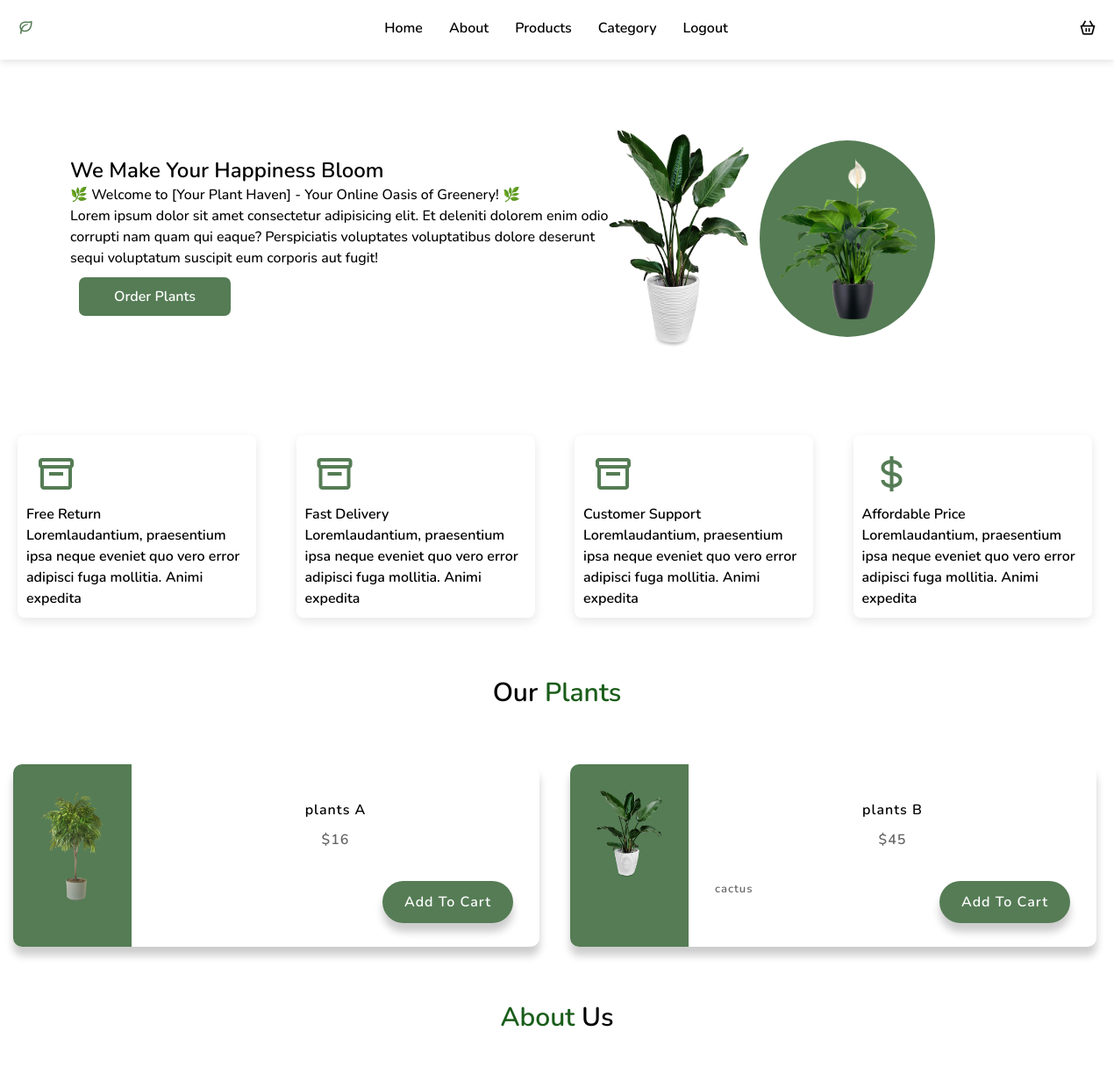
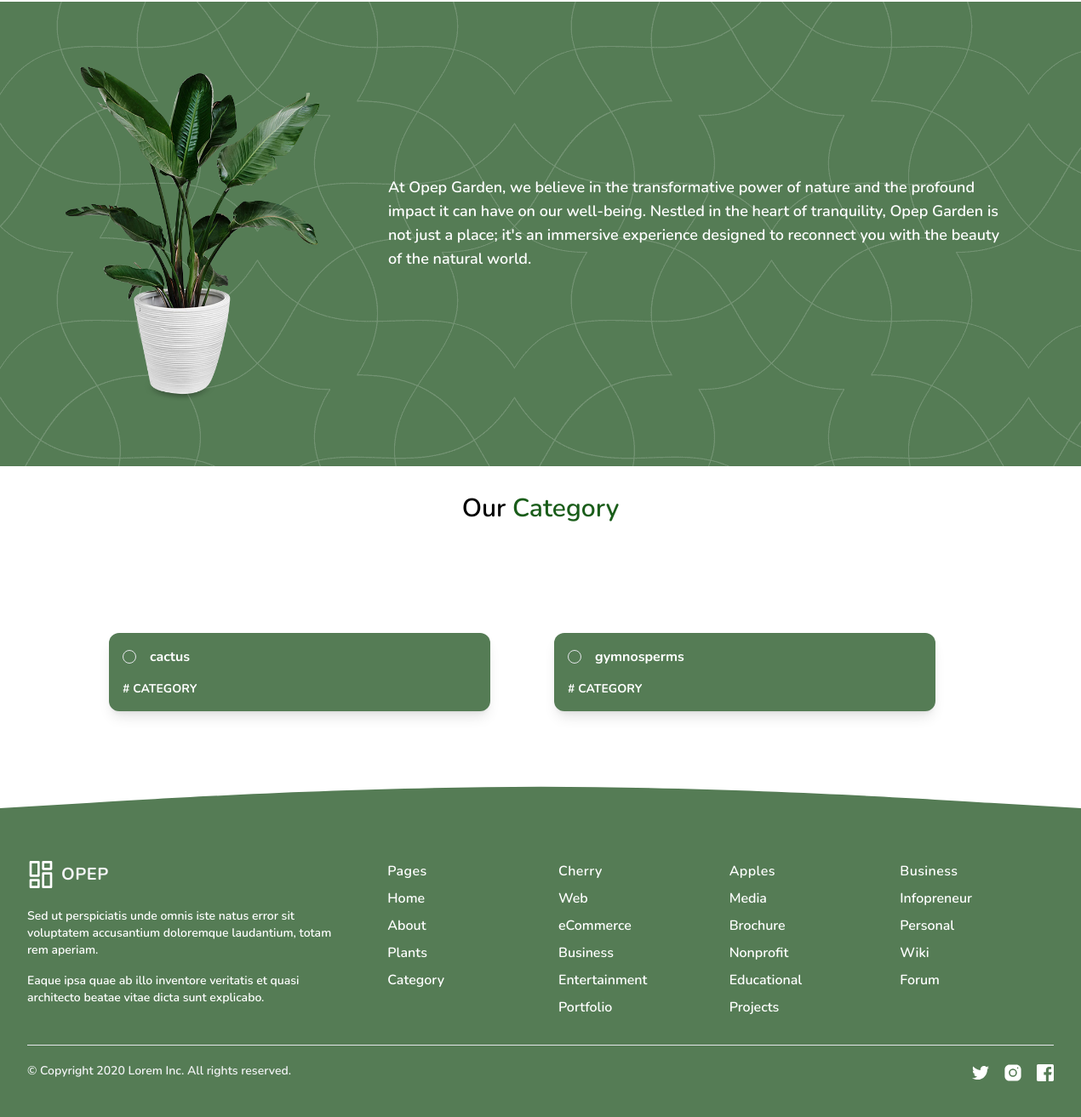
The app's page /client/home.php (signed in) with its own data (2 pictures, top to bottom).
### tables this page shows
CREATE TABLE `plants` (
  `idplants` int(11) NOT NULL,
  `img` varchar(255) DEFAULT NULL,
  `nomplants` varchar(202) DEFAULT NULL,
  `price` int(11) DEFAULT NULL,
  `categoryid` int(11) DEFAULT NULL
);

CREATE TABLE `category` (
  `idcategory` int(11) NOT NULL,
  `nom` varchar(255) DEFAULT NULL
);

### client/home.php (the view, shortened to what this page needs)
<?php
include '../config/connect.php';
$requet = "SELECT plants.*, category.nom as nom
                 FROM plants
                 LEFT JOIN category ON plants.categoryid = category.idcategory";
$stmt = $conn->query($requet);
$requetcat = "SELECT * FROM category";
$resultcat = $conn->query($requetcat);
?>
<!DOCTYPE html>
<html lang="en">
<head>
    <link href='https://unpkg.com/boxicons@2.1.4/css/boxicons.min.css' rel='stylesheet'>
    <link rel="stylesheet" href="../css/home.css?v=<?php echo time(); ?>">
    <link rel="stylesheet" href="../css/card.css?v=<?php echo time(); ?>">
    <script src="https://cdn.tailwindcss.com?plugins=forms,typography,aspect-ratio,line-clamp"></script>
</head>
<body class="overflow-x-hidden">
    <header class="header">
        <?php include './nav.php' ?>
        <div class="header-section container">
            <div class="left">
                <h1 class="text-2xl">We Make Your Happiness <span class="text-success">Bloom</span></h1>
                <p>🌿 Welcome to [Your Plant Haven] - Your Online Oasis of Greenery! 🌿</p>
                <p>Lorem ipsum dolor sit amet consectetur adipisicing elit. Et deleniti dolorem enim odio corrupti nam
                    quam qui eaque? Perspiciatis voluptates voluptatibus dolore deserunt sequi voluptatum suscipit eum
                    corporis aut fugit!</p>
                <button class="bttn" href="products.php">Order Plants</button>
            </div>
            <div class="right">
                <img src="../img/plants_1.png" alt="">
                <div class="anim">
                    <img class="image_anim" src="../img/plants_2.png" alt="">
                </div>
            </div>
        </div>
    </header>
    <div class="card">
        <div class="item">
            <i class='bx bx-box'></i>
            <div class="item_content">
                <h3>Free Return</h3>
                <p>Loremlaudantium, praesentium ipsa neque eveniet quo vero error adipisci fuga mollitia. Animi expedita
                </p>
            </div>
        </div>
        <div class="item">
            <i class='bx bx-box'></i>
            <div class="item_content">
                <h3>Fast Delivery</h3>
                <p>Loremlaudantium, praesentium ipsa neque eveniet quo vero error adipisci fuga mollitia. Animi expedita
                </p>
            </div>
        </div>
        <div class="item">
            <i class='bx bx-box'></i>
            <div class="item_content">
                <h3>Customer Support</h3>
                <p>Loremlaudantium, praesentium ipsa neque eveniet quo vero error adipisci fuga mollitia. Animi expedita
                </p>
            </div>
        </div>
        <div class="item">
            <i class='bx bx-dollar'></i>
            <div class="item_content">
                <h3>Affordable Price</h3>
                <p>Loremlaudantium, praesentium ipsa neque eveniet quo vero error adipisci fuga mollitia. Animi expedita
                </p>
            </div>
        </div>
    </div>
    <div class="products">
        <h1 class="text-3xl m-12">Our <span class="green">Plants</span></h1>
        <div class="plant">
            <?php
            while ($row = mysqli_fetch_assoc($stmt)) :
            ?>
            <div class="courses-container">
                <div class="course">
                    <div class="course-preview">
                        <img src="../img/<?= $row['img'] ?>" alt="" width="100px">
                    </div>
                    <div class="course-info">
                        <h2><?= $row['nomplants'] ?></h2>
                        <h6>$<?= $row['price'] ?></h6>
                        <div class="btn_cat">
                            <span class="progress-text">
                                <?= $row['nom'] ?>
                            </span>
                            <form action="./plants.php">
                                <button class="btn">Add To Cart</button>
                            </form>
                        </div>
                    </div>
                </div>
            </div>
            <?php endwhile ?>
        </div>
    </div>
    <h1 class="text-center text-3xl m-12"><span class="green">About</span> Us</h1>
    <section class="bg-[#557C55] p-3 about">
        <div class="m-16 flex gap-[5rem]">
            <img src="../img/plants_1.png" alt="" width="300px">
            <p class="relative text-lg top-32 w-[1000rem] font-semibold flex justify-center">At Opep Garden, we believe
                in
                the
                transformative
                power of nature
                and
                the
                profound
                impact it
                can
                have on
                our well-being. Nestled in the heart of tranquility, Opep Garden is not just a place; it's an immersive
                experience designed to reconnect you with the beauty of the natural world.
            </p>
        </div>
    </section>
    <section>
        <h1 class="text-3xl text-center m-8">Our <span class="green">Category</span></h1>
        <div class="category">
            <?php while ($cate = mysqli_fetch_assoc($resultcat)) : ?>
            <div class="  w-full  p-4">
                <div class="bg-[#557C55] text-white w-full max-w-md flex flex-col rounded-xl shadow-lg p-4">
                    <div class="flex items-center justify-between">
                        <div class="flex items-center space-x-4">
                            <div class="rounded-full w-4 h-4 border border-white-500"></div>
                            <div class="text-md font-bold"><?= $cate['nom'] ?></div>
                        </div>
                    </div>
                    <div class="mt-4 text-white font-bold text-sm">
                        # CATEGORY
                    </div>
                </div>
            </div>
            <?php endwhile ?>
        </div>
    </section>
    <?php include './footer.php' ?>
</body>
</html>

### css/home.css (style rules this page uses)
* { margin: 0; padding: 0; box-sizing: border-box; font-family: 'Nunito', sans-serif; font-weight: 600; }
.header-section { display: grid; grid-template-columns: 60% 40%; margin: 5rem; }
.left { position: relative; bottom: -30px; width: 100%; }
.left p { font-weight: 500; }
.right { display: flex; }
.right img { width: 10rem; }
.anim { background-color: #557C55; rotate: 50%; border-radius: 50%; padding: 20px; margin: 12PX; }
.image_anim { animation: mymove 9s infinite; position: relative; }
.bttn { background-color: #557C55; border-radius: 7px; padding: 10px 40px; color: white; border: none; margin: 10px }
.card { display: grid; grid-template-columns: repeat(4,1fr); }
.item { margin: 20px; box-shadow: rgba(0, 0, 0, 0.1) 0px 4px 12px; padding: 10px; border-radius: 8px; width: 17rem; }
.item i { font-size: 3rem; color: #557C55; margin: 10px; }
.products { text-align: center; }
.green { color: #1A5D1A; }
.about { background-image: url(../img/backgoround-patreen.png); color: white; }
.category { display: grid; grid-template-columns: repeat(2,1fr); margin: 7rem; }

### css/card.css (style rules this page uses)
.plant { display: grid; grid-template-columns: repeat(2, 1fr); }
.course { background-color: #fff; border-radius: 10px; box-shadow: 0 10px 10px rgba(0, 0, 0, 0.2); display: flex; max-width: 100%; margin: 15px; overflow: hidden; width: 600px; height: 13rem; }
.course h6 { opacity: 0.6; margin: 0; letter-spacing: 1px; text-transform: uppercase; }
.course h2 { letter-spacing: 1px; margin: 10px 0; }
.course-preview { background-color: #557C55; color: #fff; padding: 30px; max-width: 250px; }
.btn_cat { display: flex; justify-content: space-between; position: relative; top: 35px; }
.course-info { padding: 30px; position: relative; width: 100%; }
.progress-text { font-size: 13px; opacity: 0.6; letter-spacing: 1px; }
.btn { background-color: #557C55; border: 0; border-radius: 50px; box-shadow: 0 10px 10px rgba(0, 0, 0, 0.2); color: #fff; font-size: 16px; padding: 12px 25px; letter-spacing: 1px; }

### records on screen
plants: img (picture), nomplants "plants A", price "16"
plants: img (picture), nomplants "plants B", price "45", categoryid.nom "cactus"
category: nom "cactus"
category: nom "gymnosperms"
